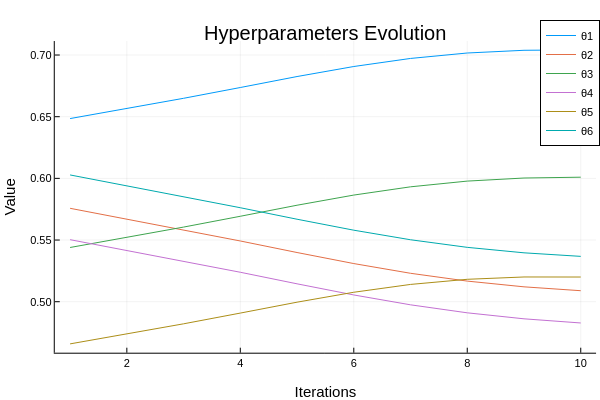

Notebook code cell kept with this figure:
### Code cell
θ_matrix = hcat(θ_...)' # Convert θ_list to matrix form for plotting
plot(θ_matrix[:,1],label = "θ1",
            xlabel = "Iterations",
            ylabel = "Value",
            title = "Hyperparameters Evolution",
            legend=:topright,)
for i in 2:size(θ_matrix, 2)
    plot!(θ_matrix[:,i],label = "θ$i")
end
print("Optimal θ: ", StatsFuns.softplus.(θ_optimal), "\n")
plot!()

### Figure 1 — Plotly figure (JSON) as saved in the notebook; plotly's stock layout.template omitted (floating-point values rounded to 4 significant figures)
{"data": [{"colorbar": {"len": 0.8657, "title": "", "x": 0.9934, "y": 0.5087}, "legendgroup": "θ1", "line": {"color": "rgba(0, 154, 250, 1.000)", "dash": "solid", "shape": "linear", "width": 1}, "mode": "lines", "name": "θ1", "showlegend": true, "type": "scatter", "x": [1, 2, 3, 4, 5, 6, 7, 8, 9, 10], "xaxis": "x", "y": [0.6485, 0.6566, 0.6649, 0.6737, 0.6826, 0.6907, 0.6972, 0.7016, 0.7038, 0.7042], "yaxis": "y"}, {"colorbar": {"len": 0.8657, "title": "", "x": 0.9934, "y": 0.5087}, "legendgroup": "θ2", "line": {"color": "rgba(227, 111, 71, 1.000)", "dash": "solid", "shape": "linear", "width": 1}, "mode": "lines", "name": "θ2", "showlegend": true, "type": "scatter", "x": [1, 2, 3, 4, 5, 6, 7, 8, 9, 10], "xaxis": "x", "y": [0.5757, 0.567, 0.5583, 0.5492, 0.5399, 0.5309, 0.523, 0.5167, 0.5121, 0.5089], "yaxis": "y"}, {"colorbar": {"len": 0.8657, "title": "", "x": 0.9934, "y": 0.5087}, "legendgroup": "θ3", "line": {"color": "rgba(62, 164, 78, 1.000)", "dash": "solid", "shape": "linear", "width": 1}, "mode": "lines", "name": "θ3", "showlegend": true, "type": "scatter", "x": [1, 2, 3, 4, 5, 6, 7, 8, 9, 10], "xaxis": "x", "y": [0.544, 0.5521, 0.5605, 0.5693, 0.5782, 0.5865, 0.5931, 0.5978, 0.6003, 0.601], "yaxis": "y"}, {"colorbar": {"len": 0.8657, "title": "", "x": 0.9934, "y": 0.5087}, "legendgroup": "θ4", "line": {"color": "rgba(195, 113, 210, 1.000)", "dash": "solid", "shape": "linear", "width": 1}, "mode": "lines", "name": "θ4", "showlegend": true, "type": "scatter", "x": [1, 2, 3, 4, 5, 6, 7, 8, 9, 10], "xaxis": "x", "y": [0.5503, 0.5416, 0.5329, 0.5239, 0.5145, 0.5055, 0.4975, 0.491, 0.4861, 0.4828], "yaxis": "y"}, {"colorbar": {"len": 0.8657, "title": "", "x": 0.9934, "y": 0.5087}, "legendgroup": "θ5", "line": {"color": "rgba(172, 142, 24, 1.000)", "dash": "solid", "shape": "linear", "width": 1}, "mode": "lines", "name": "θ5", "showlegend": true, "type": "scatter", "x": [1, 2, 3, 4, 5, 6, 7, 8, 9, 10], "xaxis": "x", "y": [0.4658, 0.4738, 0.4821, 0.4908, 0.4996, 0.5077, 0.514, 0.5182, 0.5201, 0.52], "yaxis": "y"}, {"colorbar": {"len": 0.8657, "title": "", "x": 0.9934, "y": 0.5087}, "legendgroup": "θ6", "line": {"color": "rgba(0, 170, 174, 1.000)", "dash": "solid", "shape": "linear", "width": 1}, "mode": "lines", "name": "θ6", "showlegend": true, "type": "scatter", "x": [1, 2, 3, 4, 5, 6, 7, 8, 9, 10], "xaxis": "x", "y": [0.6028, 0.594, 0.5852, 0.5762, 0.5669, 0.558, 0.5502, 0.5441, 0.5396, 0.5368], "yaxis": "y"}], "layout": {"annotations": [{"font": {"color": "rgba(0, 0, 0, 1.000)", "family": "sans-serif", "size": 20}, "rotation": 0, "showarrow": false, "text": "Hyperparameters Evolution", "x": 0.5424, "xanchor": "center", "xref": "paper", "y": 1, "yanchor": "top", "yref": "paper"}], "height": 400, "legend": {"bgcolor": "rgba(255, 255, 255, 1.000)", "bordercolor": "rgba(0, 0, 0, 1.000)", "borderwidth": 1, "font": {"color": "rgba(0, 0, 0, 1.000)", "family": "sans-serif", "size": 11}, "title": {"font": {"color": "rgba(0, 0, 0, 1.000)", "family": "sans-serif", "size": 15}, "text": ""}, "tracegroupgap": 0, "traceorder": "normal", "x": 1, "xanchor": "right", "y": 1, "yanchor": "top"}, "margin": {"b": 20, "l": 0, "r": 0, "t": 20}, "paper_bgcolor": "rgba(255, 255, 255, 1.000)", "plot_bgcolor": "rgba(255, 255, 255, 1.000)", "showlegend": true, "width": 600, "xaxis": {"anchor": "y", "domain": [0.09128, 0.9934], "gridcolor": "rgba(0, 0, 0, 0.100)", "gridwidth": 0.5, "linecolor": "rgba(0, 0, 0, 1.000)", "mirror": false, "range": [0.73, 10.27], "showgrid": true, "showline": true, "showticklabels": true, "tickangle": 0, "tickcolor": "rgb(0, 0, 0)", "tickfont": {"color": "rgba(0, 0, 0, 1.000)", "family": "sans-serif", "size": 11}, "tickmode": "array", "ticks": "inside", "ticktext": ["2", "4", "6", "8", "10"], "tickvals": [2, 4, 6, 8, 10], "title": "Iterations", "titlefont": {"color": "rgba(0, 0, 0, 1.000)", "family": "sans-serif", "size": 15}, "type": "-", "visible": true, "zeroline": false, "zerolinecolor": "rgba(0, 0, 0, 1.000)"}, "yaxis": {"anchor": "x", "domain": [0.07581, 0.9415], "gridcolor": "rgba(0, 0, 0, 0.100)", "gridwidth": 0.5, "linecolor": "rgba(0, 0, 0, 1.000)", "mirror": false, "range": [0.4587, 0.7113], "showgrid": true, "showline": true, "showticklabels": true, "tickangle": 0, "tickcolor": "rgb(0, 0, 0)", "tickfont": {"color": "rgba(0, 0, 0, 1.000)", "family": "sans-serif", "size": 11}, "tickmode": "array", "ticks": "inside", "ticktext": ["0.50", "0.55", "0.60", "0.65", "0.70"], "tickvals": [0.5, 0.55, 0.6, 0.65, 0.7], "title": "Value", "titlefont": {"color": "rgba(0, 0, 0, 1.000)", "family": "sans-serif", "size": 15}, "type": "-", "visible": true, "zeroline": false, "zerolinecolor": "rgba(0, 0, 0, 1.000)"}}}
